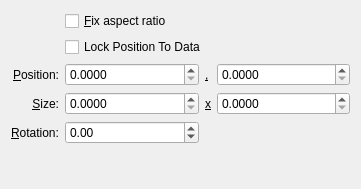
<?xml version="1.0" encoding="UTF-8"?>
<ui version="4.0">
 <class>DimensionsTab</class>
 <widget class="QWidget" name="DimensionsTab">
  <property name="geometry">
   <rect>
    <x>0</x>
    <y>0</y>
    <width>361</width>
    <height>189</height>
   </rect>
  </property>
  <layout class="QVBoxLayout" name="verticalLayout">
   <item>
    <layout class="QGridLayout" name="gridLayout">
     <item row="4" column="0">
      <widget class="QLabel" name="label_5">
       <property name="sizePolicy">
        <sizepolicy hsizetype="Fixed" vsizetype="Preferred">
         <horstretch>0</horstretch>
         <verstretch>0</verstretch>
        </sizepolicy>
       </property>
       <property name="text">
        <string>&amp;Rotation:</string>
       </property>
       <property name="buddy">
        <cstring>_rotation</cstring>
       </property>
      </widget>
     </item>
     <item row="4" column="1">
      <widget class="QDoubleSpinBox" name="_rotation">
       <property name="minimum">
        <double>-180.000000000000000</double>
       </property>
       <property name="maximum">
        <double>360.000000000000000</double>
       </property>
      </widget>
     </item>
     <item row="3" column="0">
      <widget class="QLabel" name="label_3">
       <property name="text">
        <string>&amp;Size:</string>
       </property>
       <property name="alignment">
        <set>Qt::AlignRight|Qt::AlignTrailing|Qt::AlignVCenter</set>
       </property>
       <property name="buddy">
        <cstring>_width</cstring>
       </property>
       <property name="si" stdset="0">
        <string notr="true">geo X</string>
       </property>
      </widget>
     </item>
     <item row="3" column="1">
      <widget class="QDoubleSpinBox" name="_width">
       <property name="decimals">
        <number>4</number>
       </property>
       <property name="maximum">
        <double>1.000000000000000</double>
       </property>
       <property name="singleStep">
        <double>0.010000000000000</double>
       </property>
      </widget>
     </item>
     <item row="3" column="2">
      <widget class="QLabel" name="_dimXlabel">
       <property name="sizePolicy">
        <sizepolicy hsizetype="Fixed" vsizetype="Preferred">
         <horstretch>0</horstretch>
         <verstretch>0</verstretch>
        </sizepolicy>
       </property>
       <property name="text">
        <string>&amp;x</string>
       </property>
       <property name="buddy">
        <cstring>_height</cstring>
       </property>
       <property name="si" stdset="0">
        <string notr="true">geo Y</string>
       </property>
      </widget>
     </item>
     <item row="2" column="2">
      <widget class="QLabel" name="label_2">
       <property name="sizePolicy">
        <sizepolicy hsizetype="Fixed" vsizetype="Preferred">
         <horstretch>0</horstretch>
         <verstretch>0</verstretch>
        </sizepolicy>
       </property>
       <property name="text">
        <string>&amp;,</string>
       </property>
       <property name="buddy">
        <cstring>_y</cstring>
       </property>
       <property name="si" stdset="0">
        <string notr="true">pos Y</string>
       </property>
      </widget>
     </item>
     <item row="3" column="3">
      <widget class="QDoubleSpinBox" name="_height">
       <property name="decimals">
        <number>4</number>
       </property>
       <property name="maximum">
        <double>1.000000000000000</double>
       </property>
       <property name="singleStep">
        <double>0.010000000000000</double>
       </property>
      </widget>
     </item>
     <item row="2" column="0">
      <widget class="QLabel" name="label">
       <property name="text">
        <string>&amp;Position:</string>
       </property>
       <property name="alignment">
        <set>Qt::AlignRight|Qt::AlignTrailing|Qt::AlignVCenter</set>
       </property>
       <property name="buddy">
        <cstring>_x</cstring>
       </property>
       <property name="si" stdset="0">
        <string notr="true">pos X</string>
       </property>
      </widget>
     </item>
     <item row="2" column="3">
      <widget class="QDoubleSpinBox" name="_y">
       <property name="decimals">
        <number>4</number>
       </property>
       <property name="maximum">
        <double>1.000000000000000</double>
       </property>
       <property name="singleStep">
        <double>0.010000000000000</double>
       </property>
      </widget>
     </item>
     <item row="0" column="1" colspan="3">
      <widget class="QCheckBox" name="_fixAspectRatio">
       <property name="text">
        <string>&amp;Fix aspect ratio</string>
       </property>
      </widget>
     </item>
     <item row="2" column="1">
      <widget class="QDoubleSpinBox" name="_x">
       <property name="decimals">
        <number>4</number>
       </property>
       <property name="maximum">
        <double>1.000000000000000</double>
       </property>
       <property name="singleStep">
        <double>0.010000000000000</double>
       </property>
      </widget>
     </item>
     <item row="1" column="1" colspan="3">
      <widget class="QCheckBox" name="_lockPosToData">
       <property name="text">
        <string>Lock Position To Data</string>
       </property>
      </widget>
     </item>
    </layout>
   </item>
   <item>
    <spacer name="verticalSpacer">
     <property name="orientation">
      <enum>Qt::Vertical</enum>
     </property>
     <property name="sizeHint" stdset="0">
      <size>
       <width>20</width>
       <height>23</height>
      </size>
     </property>
    </spacer>
   </item>
  </layout>
 </widget>
 <tabstops>
  <tabstop>_fixAspectRatio</tabstop>
  <tabstop>_lockPosToData</tabstop>
  <tabstop>_x</tabstop>
  <tabstop>_y</tabstop>
  <tabstop>_width</tabstop>
  <tabstop>_height</tabstop>
  <tabstop>_rotation</tabstop>
 </tabstops>
 <resources/>
 <connections>
  <connection>
   <sender>_fixAspectRatio</sender>
   <signal>toggled(bool)</signal>
   <receiver>_height</receiver>
   <slot>setHidden(bool)</slot>
   <hints>
    <hint type="sourcelabel">
     <x>134</x>
     <y>15</y>
    </hint>
    <hint type="destinationlabel">
     <x>223</x>
     <y>84</y>
    </hint>
   </hints>
  </connection>
  <connection>
   <sender>_fixAspectRatio</sender>
   <signal>toggled(bool)</signal>
   <receiver>_dimXlabel</receiver>
   <slot>setHidden(bool)</slot>
   <hints>
    <hint type="sourcelabel">
     <x>105</x>
     <y>15</y>
    </hint>
    <hint type="destinationlabel">
     <x>195</x>
     <y>102</y>
    </hint>
   </hints>
  </connection>
  <connection>
   <sender>_x</sender>
   <signal>valueChanged(double)</signal>
   <receiver>DimensionsTab</receiver>
   <slot>modified()</slot>
   <hints>
    <hint type="sourcelabel">
     <x>184</x>
     <y>76</y>
    </hint>
    <hint type="destinationlabel">
     <x>36</x>
     <y>13</y>
    </hint>
   </hints>
  </connection>
  <connection>
   <sender>_y</sender>
   <signal>valueChanged(double)</signal>
   <receiver>DimensionsTab</receiver>
   <slot>modified()</slot>
   <hints>
    <hint type="sourcelabel">
     <x>318</x>
     <y>76</y>
    </hint>
    <hint type="destinationlabel">
     <x>49</x>
     <y>17</y>
    </hint>
   </hints>
  </connection>
  <connection>
   <sender>_width</sender>
   <signal>valueChanged(double)</signal>
   <receiver>DimensionsTab</receiver>
   <slot>modified()</slot>
   <hints>
    <hint type="sourcelabel">
     <x>95</x>
     <y>81</y>
    </hint>
    <hint type="destinationlabel">
     <x>12</x>
     <y>64</y>
    </hint>
   </hints>
  </connection>
  <connection>
   <sender>_height</sender>
   <signal>valueChanged(double)</signal>
   <receiver>DimensionsTab</receiver>
   <slot>modified()</slot>
   <hints>
    <hint type="sourcelabel">
     <x>318</x>
     <y>102</y>
    </hint>
    <hint type="destinationlabel">
     <x>207</x>
     <y>112</y>
    </hint>
   </hints>
  </connection>
  <connection>
   <sender>_rotation</sender>
   <signal>valueChanged(double)</signal>
   <receiver>DimensionsTab</receiver>
   <slot>modified()</slot>
   <hints>
    <hint type="sourcelabel">
     <x>174</x>
     <y>120</y>
    </hint>
    <hint type="destinationlabel">
     <x>278</x>
     <y>111</y>
    </hint>
   </hints>
  </connection>
  <connection>
   <sender>_fixAspectRatio</sender>
   <signal>toggled(bool)</signal>
   <receiver>DimensionsTab</receiver>
   <slot>modified()</slot>
   <hints>
    <hint type="sourcelabel">
     <x>262</x>
     <y>10</y>
    </hint>
    <hint type="destinationlabel">
     <x>72</x>
     <y>24</y>
    </hint>
   </hints>
  </connection>
  <connection>
   <sender>_lockPosToData</sender>
   <signal>stateChanged(int)</signal>
   <receiver>DimensionsTab</receiver>
   <slot>modified()</slot>
   <hints>
    <hint type="sourcelabel">
     <x>131</x>
     <y>38</y>
    </hint>
    <hint type="destinationlabel">
     <x>38</x>
     <y>133</y>
    </hint>
   </hints>
  </connection>
 </connections>
 <slots>
  <slot>modified()</slot>
 </slots>
</ui>
